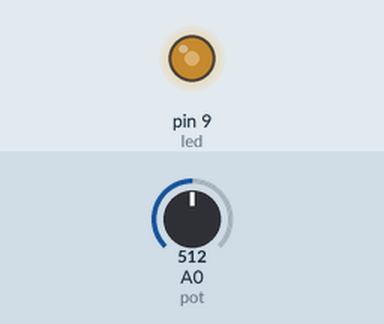
Recording of a sketch running on a simulated Arduino Uno, built with avr-gcc and run on an emulated ATmega328P. Shown: output pins drawn as LEDs (lit = HIGH). The inputs (shaded band) are chosen by the test bench; at power-on: A0 (pot) = 512.

Above: at 1.2 s.
1.3 s: A0 (pot) set to 716
At 2.4 s:
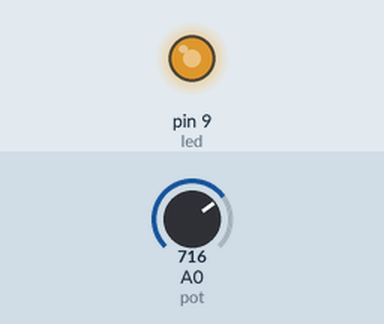
2.8 s: A0 (pot) set to 900
At 3.8 s:
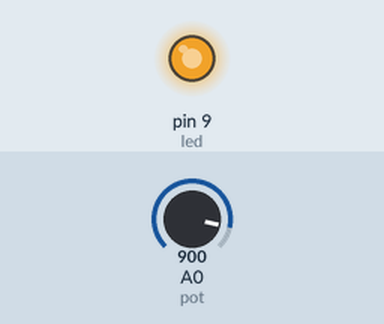
4.3 s: A0 (pot) set to 122
At 5.1 s:
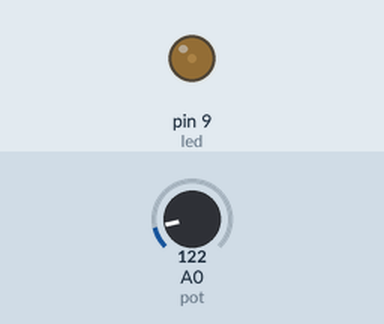
5.8 s: A0 (pot) set to 0
At 6.4 s:
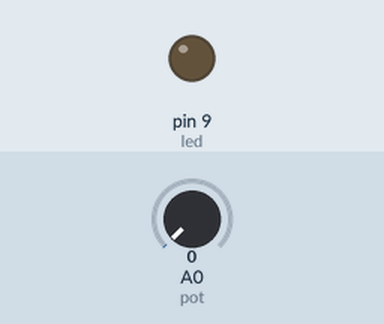
7.3 s: A0 (pot) set to 511
At 7.8 s:
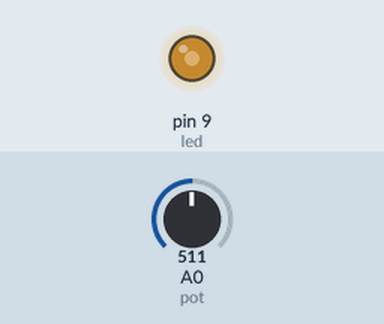
Timing chart, 0 to 9.8 s (numbered marks = the images above; inputs shaded):
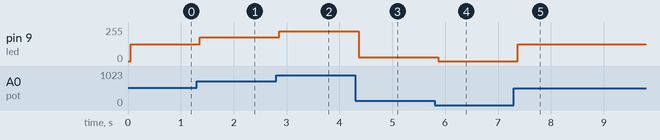

The sketch:

Fade_Using_Potentiometer.ino
```cpp
int pot= A0;  //Declare Potentiometer Pin to be analog pin A0
int led= 9;  // Declare LED Pin to be arduino pin 9
int readValue;  // Use this variable to read Potentiometer
int writeValue; // Use this variable for writing to LED

void setup() {
  pinMode(pot, INPUT);  //set Potentiometer Pin to be an input
  pinMode(led, OUTPUT); //set LED Pin to be an OUTPUT

}

void loop() {

 readValue = analogRead(pot);  //Read the voltage on the Potentiometer
 delay(50);
  writeValue=map(readValue,0,1023,0,255);
 analogWrite(led, writeValue);      //Write to the LED


}
```

Measured:
- after the input at 1.3 s, pin 9 (led): 127/255 → 178/255 after 0.05 s
- after the input at 2.8 s, pin 9 (led): 178/255 → 224/255 after 0.06 s
- after the input at 4.3 s, pin 9 (led): 224/255 → 30/255 after 0.07 s
- after the input at 5.8 s, pin 9 (led): 30/255 → 0/255 after 0.07 s
- after the input at 7.3 s, pin 9 (led): 0/255 → 127/255 after 0.08 s
